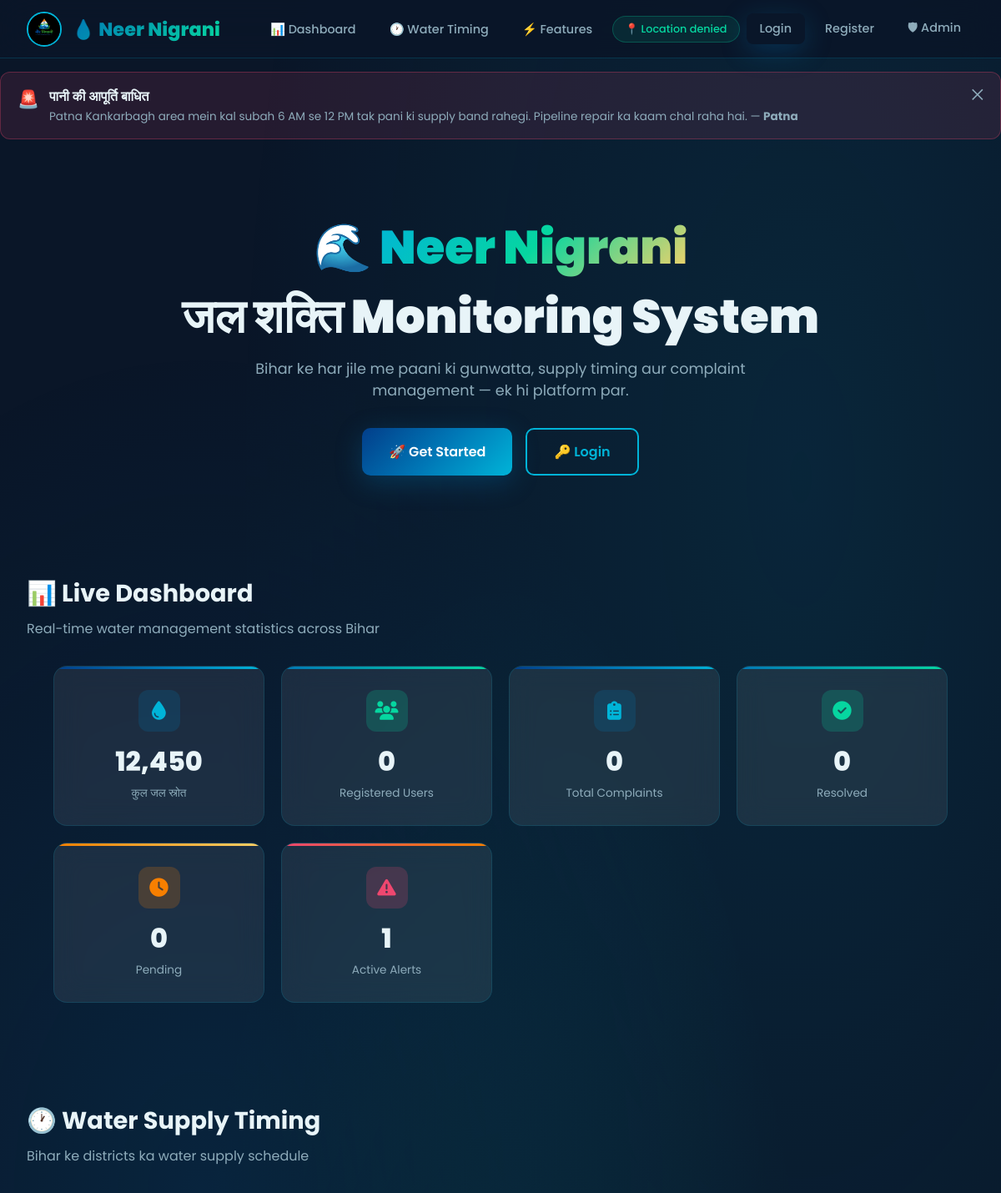
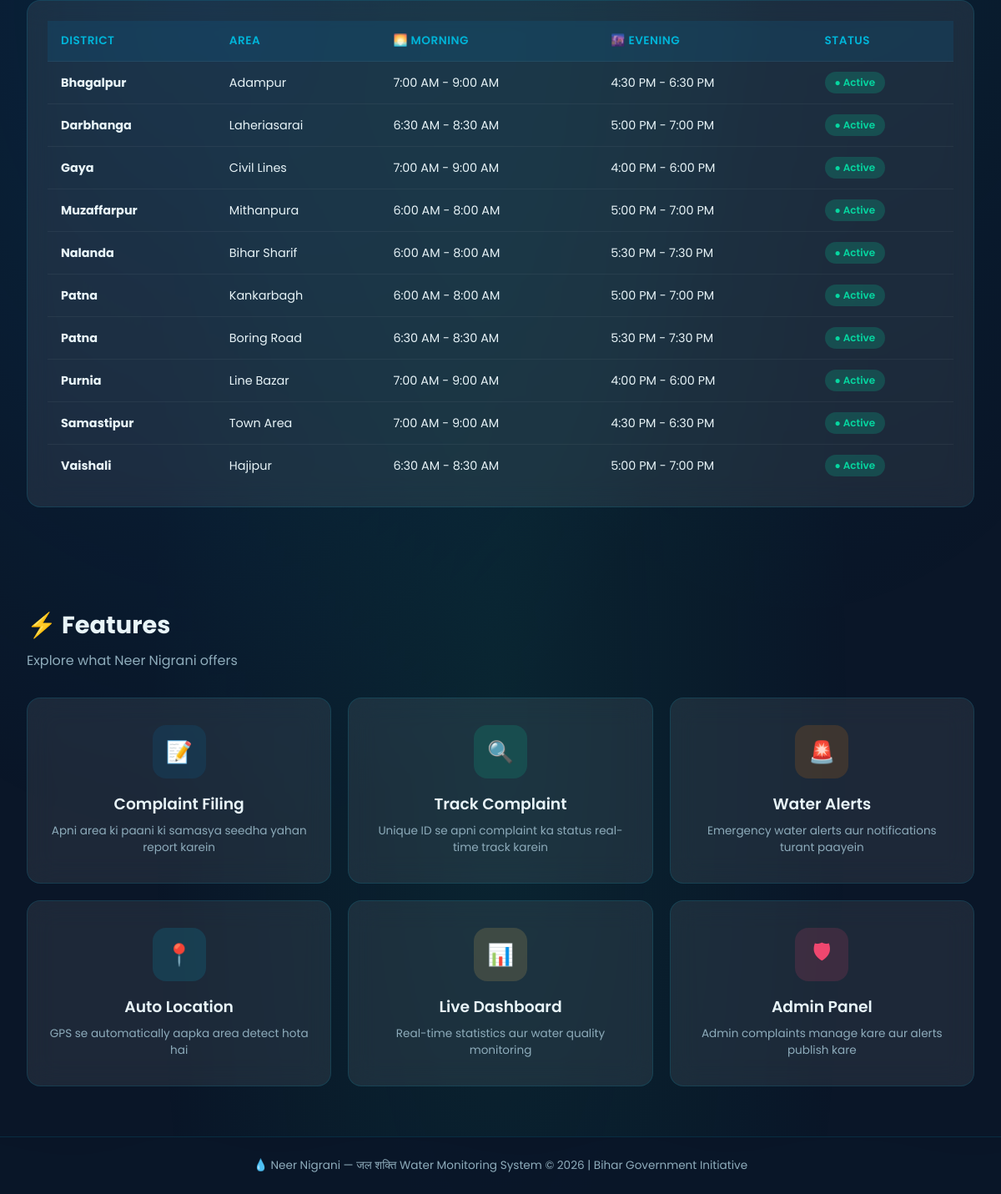
The page / on the database its author committed (2 pictures, top to bottom).
### tables this page shows
CREATE TABLE alerts (
    id INT AUTO_INCREMENT PRIMARY KEY,
    title VARCHAR(200) NOT NULL,
    message TEXT NOT NULL,
    district VARCHAR(100) NOT NULL,
    alert_type ENUM('Emergency','Warning','Info') DEFAULT 'Info',
    is_active TINYINT(1) DEFAULT 1,
    created_at TIMESTAMP DEFAULT CURRENT_TIMESTAMP,
    created_by INT,
    FOREIGN KEY (created_by) REFERENCES admins(id) ON DELETE SET NULL
);

CREATE TABLE water_supply (
    id INT AUTO_INCREMENT PRIMARY KEY,
    district VARCHAR(100) NOT NULL,
    area VARCHAR(200) NOT NULL,
    morning_time VARCHAR(50),
    evening_time VARCHAR(50),
    status ENUM('Active','Inactive') DEFAULT 'Active'
);

### includes/config.php (called while the page is built, shortened)
<?php
function isLoggedIn() {
    return isset($_SESSION['user_id']);
}
function sanitize($data) {
    return htmlspecialchars(trim($data), ENT_QUOTES, 'UTF-8');
}
?>

### index.php (the view, shortened to what this page needs)
<?php require_once 'includes/config.php';
$alerts = $pdo->query("SELECT * FROM alerts WHERE is_active = 1 ORDER BY created_at DESC LIMIT 5")->fetchAll();
$totalUsers = $pdo->query("SELECT COUNT(*) FROM users")->fetchColumn();
$totalComplaints = $pdo->query("SELECT COUNT(*) FROM complaints")->fetchColumn();
$resolvedComplaints = $pdo->query("SELECT COUNT(*) FROM complaints WHERE status='Resolved'")->fetchColumn();
$pendingComplaints = $pdo->query("SELECT COUNT(*) FROM complaints WHERE status='Pending'")->fetchColumn();
$supplies = $pdo->query("SELECT * FROM water_supply WHERE status='Active' ORDER BY district")->fetchAll();
?>
<!DOCTYPE html>
<html lang="hi">
<head>
    <link rel="stylesheet" href="css/style.css">
    <link rel="stylesheet" href="https://cdnjs.cloudflare.com/ajax/libs/font-awesome/6.5.0/css/all.min.css">
</head>
<body>
<div class="wave-container">
</div>
<nav class="navbar">
    <a href="index.php" class="logo">
        <img src="images/logo.jpeg" alt="Neer Nigrani Logo">
        <span>💧 Neer Nigrani</span>
    </a>
    <ul class="nav-links">
        <li><a href="#dashboard">📊 Dashboard</a></li>
        <li><a href="#water-supply">🕐 Water Timing</a></li>
        <li><a href="#features">⚡ Features</a></li>
        <li><span id="locationBadge" class="location-badge">📍 Detecting...</span></li>
        <?php if(isLoggedIn()): ?>
            <li><a href="pages/user_dashboard.php" class="btn btn-secondary btn-sm">My Dashboard</a></li>
            <li><a href="logout.php" class="btn btn-outline btn-sm">Logout</a></li>
        <?php else: ?>
            <li><a href="login.php" class="btn btn-primary btn-sm">Login</a></li>
            <li><a href="register.php" class="btn btn-outline btn-sm">Register</a></li>
        <?php endif; ?>
        <li><a href="admin/login.php" class="btn btn-accent btn-sm">🛡 Admin</a></li>
    </ul>
</nav>
<?php foreach($alerts as $alert): ?>
<div class="alert-box <?= strtolower($alert['alert_type']) ?> fade-in" style="max-width:1200px;margin:16px auto;">
    <span class="alert-icon">
        <?= $alert['alert_type'] == 'Emergency' ? '🚨' : ($alert['alert_type'] == 'Warning' ? '⚠️' : 'ℹ️') ?>
    </span>
    <div style="flex:1">
        <div class="alert-title"><?= sanitize($alert['title']) ?></div>
        <div class="alert-msg"><?= sanitize($alert['message']) ?> — <strong><?= sanitize($alert['district']) ?></strong></div>
    </div>
    <button onclick="closeAlert(this)" style="background:none;border:none;color:var(--text-muted);cursor:pointer;font-size:1.2rem;">✕</button>
</div>
<?php endforeach; ?>
<section class="hero fade-in">
    <h1>🌊 <span class="gradient-text">Neer Nigrani</span></h1>
    <h1>जल शक्ति Monitoring System</h1>
    <p>Bihar ke har jile me paani ki gunwatta, supply timing aur complaint management — ek hi platform par.</p>
    <div class="flex gap-2" style="justify-content:center;flex-wrap:wrap;">
        <?php if(isLoggedIn()): ?>
            <a href="pages/new_complaint.php" class="btn btn-primary btn-lg">📝 File Complaint</a>
            <a href="pages/user_dashboard.php" class="btn btn-secondary btn-lg">📊 My Dashboard</a>
        <?php else: ?>
            <a href="register.php" class="btn btn-primary btn-lg">🚀 Get Started</a>
            <a href="login.php" class="btn btn-outline btn-lg">🔑 Login</a>
        <?php endif; ?>
    </div>
</section>
<section id="dashboard" class="section">
    <h2 class="section-title">📊 Live Dashboard</h2>
    <p class="section-subtitle">Real-time water management statistics across Bihar</p>
    <div class="stats-grid">
        <div class="card stat-card blue fade-in">
            <div class="stat-icon"><i class="fas fa-tint"></i></div>
            <div class="stat-value" data-count="12450">12,450</div>
            <div class="stat-label">कुल जल स्रोत</div>
        </div>
        <div class="card stat-card green fade-in">
            <div class="stat-icon"><i class="fas fa-users"></i></div>
            <div class="stat-value"><?= number_format($totalUsers) ?></div>
            <div class="stat-label">Registered Users</div>
        </div>
        <div class="card stat-card blue fade-in">
            <div class="stat-icon"><i class="fas fa-clipboard-list"></i></div>
            <div class="stat-value"><?= number_format($totalComplaints) ?></div>
            <div class="stat-label">Total Complaints</div>
        </div>
        <div class="card stat-card green fade-in">
            <div class="stat-icon"><i class="fas fa-check-circle"></i></div>
            <div class="stat-value"><?= number_format($resolvedComplaints) ?></div>
            <div class="stat-label">Resolved</div>
        </div>
        <div class="card stat-card orange fade-in">
            <div class="stat-icon"><i class="fas fa-clock"></i></div>
            <div class="stat-value"><?= number_format($pendingComplaints) ?></div>
            <div class="stat-label">Pending</div>
        </div>
        <div class="card stat-card red fade-in">
            <div class="stat-icon"><i class="fas fa-exclamation-triangle"></i></div>
            <div class="stat-value"><?= count($alerts) ?></div>
            <div class="stat-label">Active Alerts</div>
        </div>
    </div>
</section>
<section id="water-supply" class="section">
    <h2 class="section-title">🕐 Water Supply Timing</h2>
    <p class="section-subtitle">Bihar ke districts ka water supply schedule</p>
    <div class="table-wrapper card">
        <table>
            <thead>
                <tr>
                    <th>District</th>
                    <th>Area</th>
                    <th>🌅 Morning</th>
                    <th>🌆 Evening</th>
                    <th>Status</th>
                </tr>
            </thead>
            <tbody>
                <?php foreach($supplies as $s): ?>
                <tr>
                    <td><strong><?= sanitize($s['district']) ?></strong></td>
                    <td><?= sanitize($s['area']) ?></td>
                    <td><?= sanitize($s['morning_time']) ?></td>
                    <td><?= sanitize($s['evening_time']) ?></td>
                    <td><span class="badge badge-resolved">● Active</span></td>
                </tr>
                <?php endforeach; ?>
            </tbody>
        </table>
    </div>
</section>
<section id="features" class="section">
    <h2 class="section-title">⚡ Features</h2>
    <p class="section-subtitle">Explore what Neer Nigrani offers</p>
    <div class="grid-3">
        <div class="card feature-card fade-in">
            <div class="feature-icon" style="background:rgba(0,119,182,0.15);color:var(--primary-light);">📝</div>
            <h3>Complaint Filing</h3>
            <p>Apni area ki paani ki samasya seedha yahan report karein</p>
        </div>
        <div class="card feature-card fade-in">
            <div class="feature-icon" style="background:rgba(6,214,160,0.15);color:var(--secondary);">🔍</div>
            <h3>Track Complaint</h3>
            <p>Unique ID se apni complaint ka status real-time track karein</p>
        </div>
        <div class="card feature-card fade-in">
            <div class="feature-icon" style="background:rgba(247,127,0,0.15);color:var(--accent);">🚨</div>
            <h3>Water Alerts</h3>
            <p>Emergency water alerts aur notifications turant paayein</p>
        </div>
        <div class="card feature-card fade-in">
            <div class="feature-icon" style="background:rgba(0,180,216,0.15);color:var(--primary-light);">📍</div>
            <h3>Auto Location</h3>
            <p>GPS se automatically aapka area detect hota hai</p>
        </div>
        <div class="card feature-card fade-in">
            <div class="feature-icon" style="background:rgba(255,209,102,0.15);color:var(--warning);">📊</div>
            <h3>Live Dashboard</h3>
            <p>Real-time statistics aur water quality monitoring</p>
        </div>
        <div class="card feature-card fade-in">
            <div class="feature-icon" style="background:rgba(239,71,111,0.15);color:var(--danger);">🛡</div>
            <h3>Admin Panel</h3>
            <p>Admin complaints manage kare aur alerts publish kare</p>
        </div>
    </div>
</section>
<footer class="footer">
    <p>💧 Neer Nigrani — जल शक्ति Water Monitoring System © <?= date('Y') ?> | Bihar Government Initiative</p>
</footer>
</body>
</html>

### rows shown on the page
alerts: title "पानी की आपूर्ति बाधित", message "Patna Kankarbagh area mein kal subah 6 AM se 12 PM tak pani ki supply band rahegi. Pipeline repair ka kaam chal raha hai.", district "Patna"
water_supply: district "Bhagalpur", area "Adampur", morning_time "7:00 AM - 9:00 AM", evening_time "4:30 PM - 6:30 PM"
water_supply: district "Darbhanga", area "Laheriasarai", morning_time "6:30 AM - 8:30 AM", evening_time "5:00 PM - 7:00 PM"
water_supply: district "Gaya", area "Civil Lines", morning_time "7:00 AM - 9:00 AM", evening_time "4:00 PM - 6:00 PM"
water_supply: district "Muzaffarpur", area "Mithanpura", morning_time "6:00 AM - 8:00 AM", evening_time "5:00 PM - 7:00 PM"
water_supply: district "Nalanda", area "Bihar Sharif", morning_time "6:00 AM - 8:00 AM", evening_time "5:30 PM - 7:30 PM"
water_supply: district "Patna", area "Kankarbagh", morning_time "6:00 AM - 8:00 AM", evening_time "5:00 PM - 7:00 PM"
water_supply: district "Patna", area "Boring Road", morning_time "6:30 AM - 8:30 AM", evening_time "5:30 PM - 7:30 PM"
water_supply: district "Purnia", area "Line Bazar", morning_time "7:00 AM - 9:00 AM", evening_time "4:00 PM - 6:00 PM"
water_supply: district "Samastipur", area "Town Area", morning_time "7:00 AM - 9:00 AM", evening_time "4:30 PM - 6:30 PM"
water_supply: district "Vaishali", area "Hajipur", morning_time "6:30 AM - 8:30 AM", evening_time "5:00 PM - 7:00 PM"

### other values the page prints
$totalUsers "0"
$totalComplaints "0"
$resolvedComplaints "0"
$pendingComplaints "0"
count($alerts) "1"
